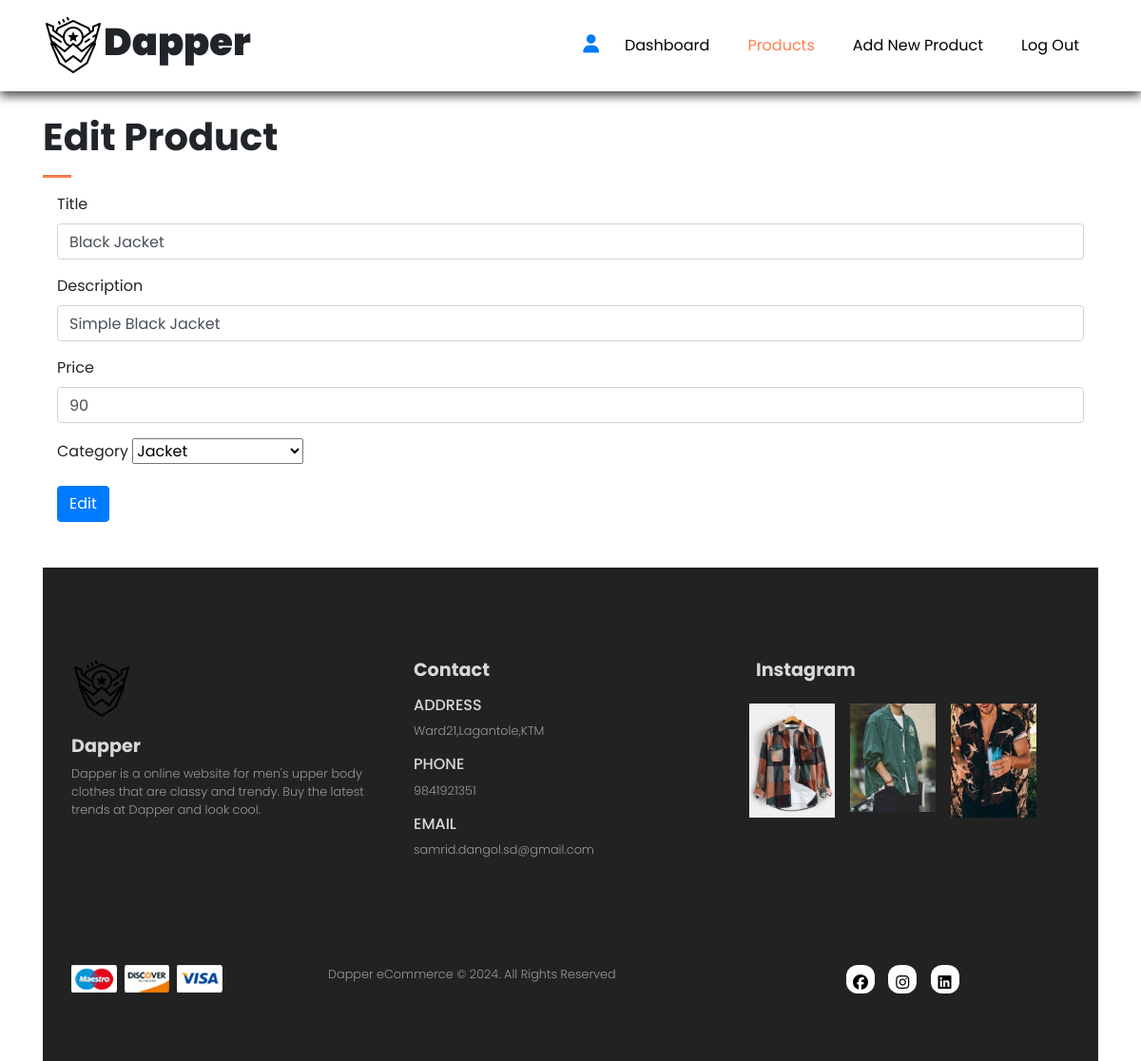
The app's page /admin/edit_product.php?product_id=1 with its own data.
### tables this page shows
CREATE TABLE `products` (
  `product_id` int(100) NOT NULL,
  `product_name` varchar(100) NOT NULL,
  `product_price` int(100) NOT NULL,
  `product_description` varchar(255) NOT NULL,
  `product_image` varchar(100) NOT NULL,
  `product_category` varchar(100) NOT NULL
);

### admin/edit_product.php (the view, shortened to what this page needs)
<?php
include('../server/connection.php');
if(isset($_GET['product_id'])){
    $product_id = $_GET['product_id'];
    $stmt = $conn->prepare("SELECT * FROM products WHERE product_id=?");
    $stmt->bind_param('i',$product_id);
    $stmt->execute();
    $products = $stmt->get_result();
}else if(isset($_POST['edit_btn'])){
    $product_id = $_POST['product_id'];
    $title = $_POST['title'];
    $description = $_POST['description'];
    $price = $_POST['price'];
    $category = $_POST['category'];
    $stmt = $conn->prepare("UPDATE products SET product_name = ?, product_description = ?, product_price=?, product_category=? WHERE product_id = ?");
    $stmt->bind_param('ssisi',$title,$description,$price,$category,$product_id);
    if($stmt->execute()){
        header('location: products.php?edit_success_message=Product has been updated successfully');
    }else{
        header('location: products.php?edit_error_message=Error occured. Try Again.');
    }
}else{
    header('location: products.php');
    exit;
}
?>
<!DOCTYPE html>
<html lang="en">
<head>
    <link rel="stylesheet" href="https://cdn.jsdelivr.net/npm/bootstrap@4.1.3/dist/css/bootstrap.min.css">
    <link rel="stylesheet" href="../style.css">
    <link rel="stylesheet" href="https://cdnjs.cloudflare.com/ajax/libs/font-awesome/6.5.1/css/all.min.css" />
</head>
<body>
    <nav class="navbar navbar-expand-lg navbar-light bg-white py-3 fixed-top">
        <div class="container">
          <img src="../img/logo.png">
          <h1><b>Dapper</b></h1>
          <div class="collapse navbar-collapse" id="navbarSupportedContent">
            <ul class="navbar-nav ml-auto">
              <li class="nav-item">
                <a href="account.php"><i class="fa-solid fa-user"></i></a>
              </li>
              <li class="nav-item">
                <a class="nav-link" href="index.php">Dashboard</a>
              </li>
              <li class="nav-item">
                <a class="nav-link active" href="products.php">Products</a>
              </li>
              <li class="nav-item">
                <a class="nav-link" href="add_new_product.php">Add New Product</a>
              </li>
              <li class="nav-item">
                <a class="nav-link" href="logout.php?logout=1">Log Out</a>
              </li>
          </div>
        </div>
      </nav>
      <section id="edit-product" class="container">
        <h1>Edit Product</h1>
        <hr>
        <div class="mx-auto container">
            <form id="edit-form" method="POST" action="edit_product.php">
                <div class="form-group mt-2">
                <?php foreach($products as $product){ ?>
                    <label>Title</label>
                    <input type="text" class="form-control" id="product-name" value="<?php echo $product['product_name'];?>" name="title" placeholder="Title" required/>
                </div>
                <div class="form-group mt-2">
                    <label>Description</label>
                    <input type="text" class="form-control" id="product-desc" value="<?php echo $product['product_description'];?>" name="description" placeholder="Description" required/>
                </div>
                <div class="form-group mt-2">
                    <label>Price</label>
                    <input type="text" class="form-control" id="product-price" value="<?php echo $product['product_price'];?>" name="price" placeholder="Price" required/>
                </div>
                <div class="form-group mt-2">
                    <label>Category</label>
                    <select class="form-select" required name="category">
                        <option value="Jacket">Jacket</option>
                    </select>
                </div>
                <div class="form-group mt-2">
                    <input type="submit" class="btn btn-primary" id="edit-btn" name="edit_btn" value="Edit"/>
                </div>
                <?php }?>
            </form>
        </div>
      <footer class="mt-5 py-5">
        <div class="row container mx-auto py-5">
          <div class="footer-one col-lg-4 col-md-6 col-12">
            <img src="../img/logo.png">  <h4 class="pt-3">Dapper</h4>
            <p>Dapper is a online website for men's upper body clothes that are classy and trendy. Buy the latest trends at Dapper and look cool.</p>
          </div>
          <div class="footer-one col-lg-4 col-md-6 col-12">
            <h4 class="pb-2">Contact</h4>
            <div>
              <h6 class="text-uppercase">Address</h6>
              <p>Ward21,Lagantole,KTM</p>
            </div>
            <div>
              <h6 class="text-uppercase">Phone</h6>
              <p>9841921351</p>
            </div>
            <div>
              <h6 class="text-uppercase">Email</h6>
              <p>samrid.dangol.sd@gmail.com</p>
            </div>
          </div>
          <div class="footer-one col-lg-4 col-md-6 col-12">
            <h4 class="pb-2">Instagram</h4>
            <div class="row">
              <img class="img-fluid w-25 h-100 m-2" src="../img/clothes/9.jpg">
              <img class="img-fluid w-25 h-100 m-2" src="../img/clothes/15.jpg">
              <img class="img-fluid w-25 h-100 m-2" src="../img/clothes/17.jpg">
            </div>
          </div>
        </div>
        <div class="copyright mt-5">
          <div class="row container mx-auto">
            <div class="col-lg-3 col-md-6 col-12 mb-4">
              <img src="img/payment.png">
            </div>
            <div class="col-lg-6 col-md-6 col-12 text-nowrap mb-2">
              <p>Dapper eCommerce © 2024. All Rights Reserved</p>
            </div>
            <div class="col-lg-2 col-md-6 col-12">
              <a href="#"><i class="fa-brands fa-facebook"></i></a>
              <a href="#"><i class="fa-brands fa-instagram"></i></a>
              <a href="#"><i class="fa-brands fa-linkedin"></i></a>
            </div>
          </div>
        </div>
      </footer>
</body>
</html>

### style.css (style rules this page uses)
* { margin: 0; padding: 0; box-sizing: border-box; }
body { font-family: 'Poppins', sans-serif; }
h1 { font-size: 2.5rem; font-weight: 700; }
h4 { font-size: 1.6rem; font-weight: 600; }
h6 { font-size: 1.2rem; font-weight: 400; color: black; }
p { font-size: 1.2rem; font-weight: 300; }
hr { width: 30px; height: 2px; background-color: coral; }
.navbar { font-size: 16px; top: 0; left: 0; box-shadow: 0 5px 10px rgba(0, 0, 0, 0.7); }
.navbar-light .navbar-nav .nav-link { padding: 0 20px; color: black; transition: 0.3s ease; }
.navbar-light .navbar-nav .nav-link:hover, .navbar i:hover, .navbar-light .navbar-nav .nav-link.active, .navbar i.active { color: coral }
.navbar i { font-size: 1.2rem; padding: 0 7px; cursor: pointer; transition: 0.3s; }
footer { background-color: #222222; }
footer h4 { color: #D8D8D8; font-weight: 700; font-size: 1.2rem; }
footer p { color: #999; font-size: 0.8rem; }
footer h6 { color: #D8D8D8; font-weight: 500; font-size: 1rem; }
footer .copyright a { color: #000; width: 30px; height: 30px; background-color: #fff; display:inline-block; text-align: center; line-height: 38px; border-radius: 40%; transition: 0.3s ease; margin: 0 5px; }

### admin/edit_product.php (style rules this page uses)
#edit-product { padding-top: 120px; }

### records on screen
products: title "Black Jacket", description "Simple Black Jacket", price "90"
